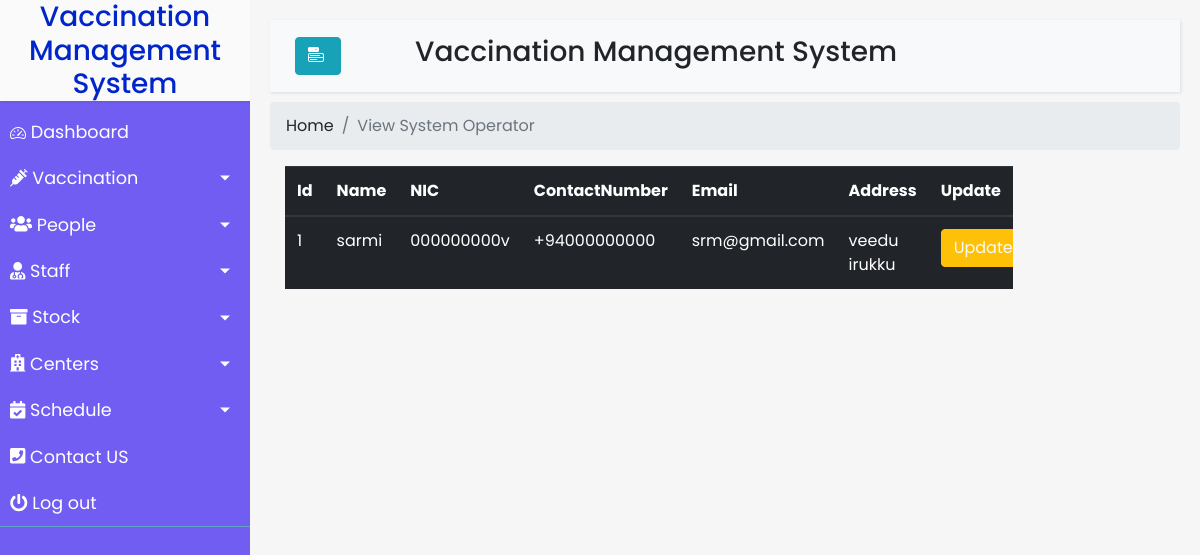
Screenshot of /staff/viewSystem.php with the database file from the repository.
### tables this page shows
CREATE TABLE `system` (
  `id` int(20) NOT NULL,
  `name` varchar(255) NOT NULL,
  `nic` varchar(255) NOT NULL,
  `ContactNumber` varchar(20) NOT NULL,
  `email` varchar(255) NOT NULL,
  `address` varchar(255) NOT NULL,
  `username` varchar(255) NOT NULL,
  `password` varchar(255) NOT NULL
);

### staff/viewSystem.php (the view, shortened to what this page needs)
<?php
include "database.php";
$result = mysqli_query($conn,"SELECT * FROM system");
?>
<!DOCTYPE html>
<html>
<head>
    <link rel="stylesheet" href="https://stackpath.bootstrapcdn.com/bootstrap/4.1.0/css/bootstrap.min.css"
>
    <link rel="stylesheet" href="https://cdn.jsdelivr.net/npm/bootstrap-icons@1.5.0/font/bootstrap-icons.css">
    <link rel="stylesheet" href="Homepage.css">
</head>
<body>
    <div class="wrapper">
        <?php include '../navbar.php' ?>
        <div id="content">
            <nav class="navbar navbar-expand-lg navbar-light bg-light">
                <div class="container-fluid">
                    <button type="button" id="sidebarCollapse" class="btn btn-info ">
                        <i class="bi bi-menu-button-fill"></i>
                    </button>
                    <h3 style="margin-right: 30%;">Vaccination Management System</h3>
                </div>
            </nav>
            <nav aria-label="breadcrumb">
                <ol class="breadcrumb">
                    <li class="breadcrumb-item"><a href="#">Home</a></li>
                    <li class="breadcrumb-item active" aria-current="page">View System Operator</li>
                </ol>
            </nav>
            <div class="col-md-10">
                <div class="table-responsive">
                    <table class="table table-dark">
                        <thead>
                            <tr>
                                <th scope="col">Id</th>
                                <th scope="col">Name</th>
                                <th scope="col">NIC</th>
                                <th scope="col">ContactNumber</th>
                                <th scope="col">Email</th>
                                <th scope="col">Address</th>
                                <th scope="col">Update</th>
                            </tr>
                        </thead>
                        <tbody>
                            <?php
                            $i=0;
                            while($row = mysqli_fetch_array($result)) {
                            ?>
                            <tr class="<?php if(isset($classname)) echo $classname;?>">
                                <td><?php echo $row["id"]; ?></td>
                                <td><?php echo $row["name"]; ?></td>
                                <td><?php echo $row["nic"]; ?></td>
                                <td><?php echo $row["ContactNumber"]; ?></td>
                                <td><?php echo $row["email"]; ?></td>
                                <td><?php echo $row["address"]; ?></td>
                                <td><a href="updateSystem.php?id=<?php echo $row["id"]; ?>" class="btn btn-warning text-light">Update</a></td>
                            </tr>
                            <?php $i++; } ?>
                        </tbody>
                    </table>
                </div>
            </div>
        </div>
    </div>
</body>
</html>

### staff/Homepage.css (style rules this page uses)
body { font-family: 'Poppins', sans-serif; background: #fafafa; }
a, a:hover, a:focus { color: inherit; text-decoration: none; transition: all 0.3s; }
.navbar { padding: 15px 10px; background: #fff; border: none; border-radius: 0; margin-bottom: 10px; box-shadow: 1px 1px 3px rgba(0, 0, 0, 0.1); }
i, span { display: inline-block; }
.wrapper { display: flex; align-items: stretch; }
#content { width: 100%; padding: 20px; min-height: 100vh; transition: all 0.3s; background-color: #f6f6f6; }

### css/Homepage.css (style rules this page uses)
body { font-family: 'Poppins', sans-serif; background: #fafafa; }
a, a:hover, a:focus { color: inherit; text-decoration: none; transition: all 0.3s; }
.navbar { padding: 15px 10px; background: #fff; border: none; border-radius: 0; margin-bottom: 10px; box-shadow: 1px 1px 3px rgba(0, 0, 0, 0.1); }
i, span { display: inline-block; }
.wrapper { display: flex; align-items: stretch; }
#content { width: 100%; padding: 20px; min-height: 100vh; transition: all 0.3s; background-color: #f6f6f6; }

### rows the page displays
system: id "1", name "sarmi", nic "000000000v", ContactNumber "+94000000000", email "srm@gmail.com", address "veedu irukku"
